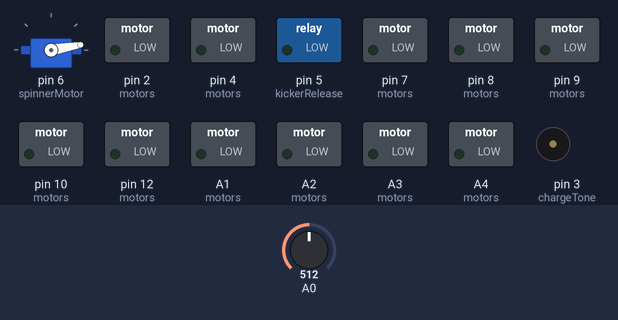
Recording of a sketch running on a simulated Arduino Uno, built with avr-gcc and run on an emulated ATmega328P. On the bench: servo, switched loads named in the sketch (green lamp = pin HIGH), buzzer (waves = sounding). Inputs (shaded band) come from the test bench; at power-on: A0 = 512. What the sketch prints to the serial monitor is not drawn.

Above: at 3.2 s.
3.3 s: A0 set to 359
4.8 s: A0 set to 340
At 5.1 s:
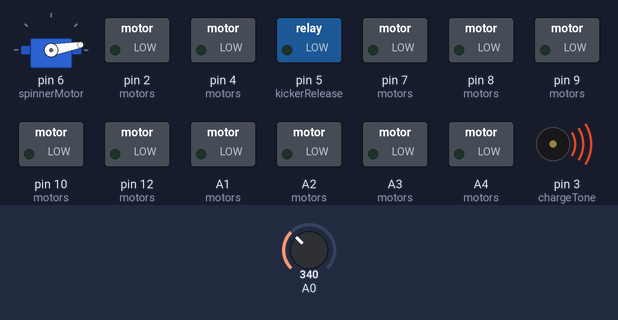
6.3 s: A0 set to 370
At 7.4 s:
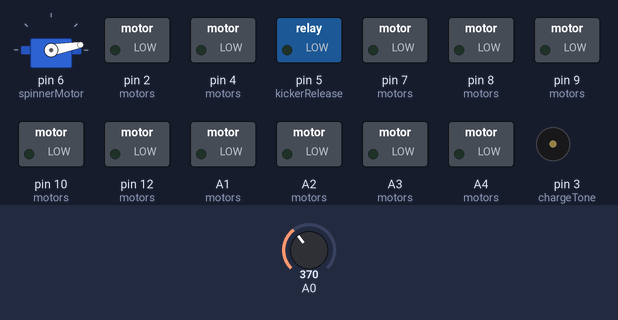
7.8 s: A0 set to 306
At 8.6 s:
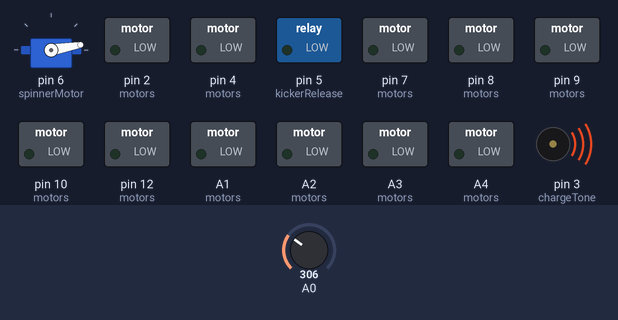
Timing chart, 0 to 10.3 s (numbered marks = the images above; inputs shaded):
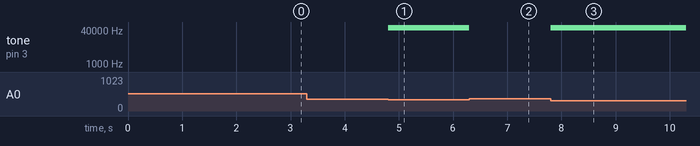

Measured:
- the behaviour switches between 350 and 349 on A0 (found by bisection; images 0 and 1)
- after the input at 3.3 s, every drawn part: stays the same
- after the input at 4.8 s, tone on pin 3 (chargeTone): silent → 50000 Hz at once
- after the input at 6.3 s, tone on pin 3 (chargeTone): 50000 Hz → silent at once
- after the input at 7.8 s, tone on pin 3 (chargeTone): silent → 50000 Hz at once

The sketch:

firmware_ino.ino
```cpp
#define DEBUG
#include <Servo.h>

int robotId = 0;

//                  SEL DIR BRE
int motors[4][3] = {{8,  2, A4},  //RF
                    {7,  4, A3},  //LF
                    {10, 5, A1},  //RR
                    {12, 9, A2}};

int chargeTone = 3;
int kickerRelease = 5;
int dacMosi = 11;
Servo spinnerMotor;


bool breaks[4] = {true,true,true,true};
int  cmdBuffer[5];


void processMotorCommand(int* dirs,byte* pwms){
#ifdef DEBUG
  Serial.print("PWMs: ");
#endif

  for(int i=0; i<4; i++){
    int pwm = pwms[i];
    int dir = dirs[i];

#ifdef DEBUG
    Serial.print("[");
    Serial.print(dir);
    Serial.print(" ");
    Serial.print(pwm);
    Serial.print(" ");
    Serial.print(motors[i][0]);
    Serial.print("] ");
#endif

    if (pwm == 0){
      digitalWrite(motors[i][2],LOW);
      breaks[i] = true;
    }else{
      if (breaks[i] == true){
        digitalWrite(motors[i][2],HIGH);
        breaks[i] = false;
      }
      digitalWrite(motors[i][1],dir);
      analogWrite(motors[i][0],pwm);
    }
  }
#ifdef DEBUG
  Serial.print("\n");
#endif
}

void motorCommand(int* buff){
  byte cmd = ((byte)buff[0]);
  int dirs[4] = {bitRead(cmd, 3),
                 bitRead(cmd, 2),
                 bitRead(cmd, 1),
                 bitRead(cmd, 0)};

  byte pwms[4] = {(byte)buff[1],
                  (byte)buff[2],
                  (byte)buff[3],
                  (byte)buff[4]};

  processMotorCommand(dirs,pwms);
}


void kickCommand(int force){
#ifdef DEBUG
  Serial.println("Kick");
#endif

  analogWrite(kickerRelease, 100);
  delay(force);
  analogWrite(kickerRelease, LOW);
}


void escArm() {
  spinnerMotor.write(10);
  delay(2000);
  Serial.println("Armed!");
}


void spinnerCommand(int state){
#ifdef DEBUG
  Serial.println("Spinner");
#endif

  if (state == 1){
    spinnerMotor.write(255);
  }
  else
    spinnerMotor.write(10);
}

void charge(){
  #ifdef DEBUG
 // Serial.println("Charging!");
#endif

// spinner
//  spinnerMotor.write(255);
// spinner


  int volt = analogRead(A0);
  if(volt > 360)
    noTone(chargeTone);
  if(volt < 350)
    tone(chargeTone, 50000);
}


void setup(){
  Serial.begin(57600);

  pinMode(kickerRelease, OUTPUT);
  pinMode(chargeTone, OUTPUT);
  spinnerMotor.attach(6);

  for(int i=0; i<4; i++){
    pinMode(motors[i][0], OUTPUT);
    pinMode(motors[i][1], OUTPUT);
    pinMode(motors[i][2], OUTPUT);
    digitalWrite(motors[i][2],LOW);
  }

  escArm();

#ifdef DEBUG
  Serial.println("Data Link Up");
#endif
}


int blockingRead(){
  while (Serial.available() < 1)
  charge();
  return Serial.read();
}


void nextCommand(){
  int flag = 0;
  while(flag != 0xFF)
  charge();
    flag = blockingRead();
}


void loop(){

  for(;;){
    nextCommand();
    charge();

    while(blockingRead() != robotId){
      nextCommand();
#ifdef DEBUG
      Serial.println("Skip Cmd");
#endif
    }

    cmdBuffer[0] = blockingRead();
    int cmd = cmdBuffer[0] >> 4;

    if (cmd == 1){
      cmdBuffer[1] = blockingRead();
      cmdBuffer[2] = blockingRead();
      cmdBuffer[3] = blockingRead();
      cmdBuffer[4] = blockingRead();
      motorCommand(cmdBuffer);
    }else if (cmd == 2){
      kickCommand(blockingRead());
    }else if (cmd == 3){
      spinnerCommand(blockingRead());
    }else{
#ifdef DEBUG
      Serial.println("Unknown Command.");
#endif
    }
  }
}
```
